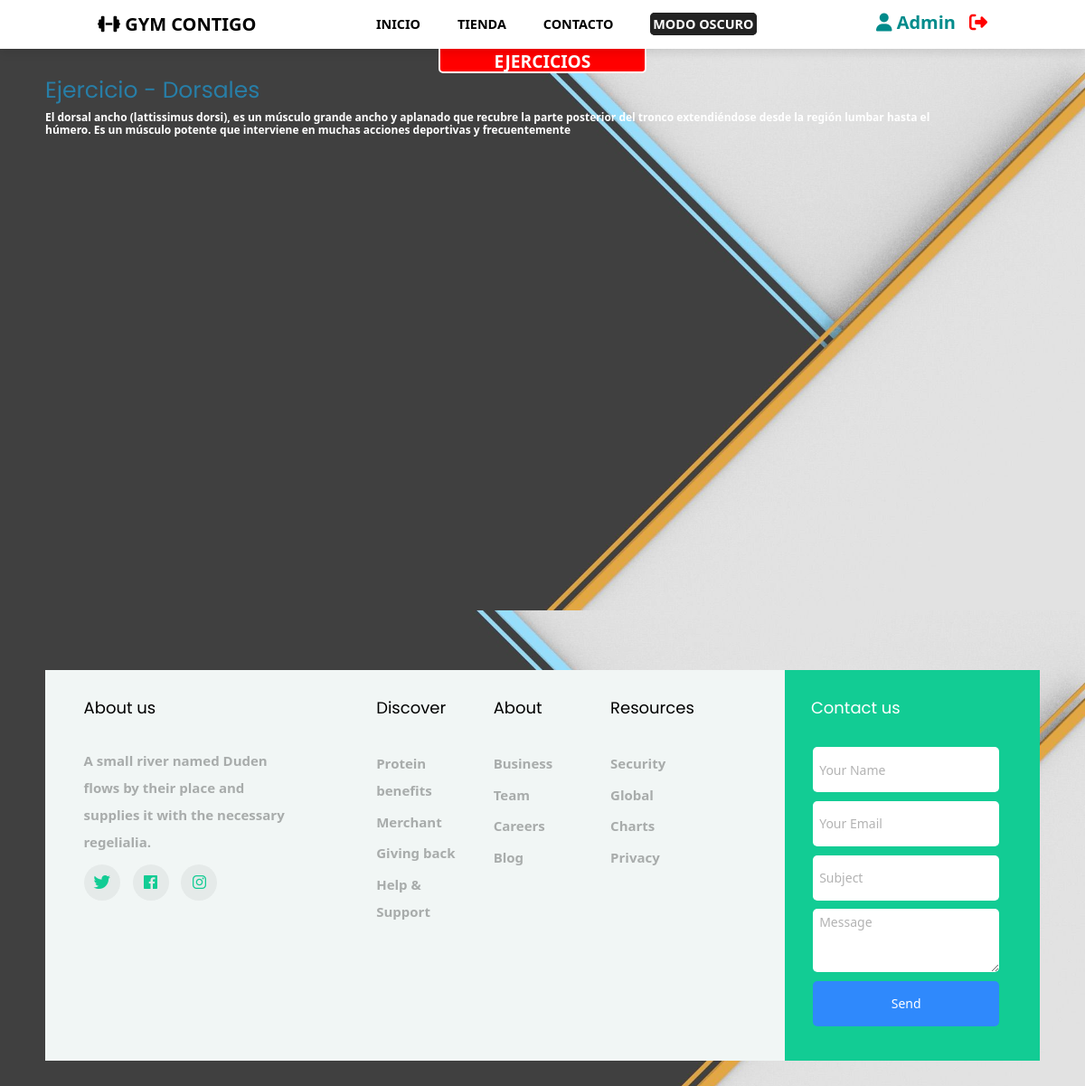
Screenshot of /proyecto/ejercicios/dorsales.php (signed in) with the database file from the repository.
### tables this page shows
CREATE TABLE IF NOT EXISTS `ejercicios` (
  `id` int(11) NOT NULL AUTO_INCREMENT,
  `urlP` varchar(70) NOT NULL,
  `urlV` varchar(250) DEFAULT NULL,
  `imagen` varchar(70) NOT NULL,
  `titulo` varchar(70) NOT NULL,
  `descripcion` varchar(254) DEFAULT NULL,
  PRIMARY KEY (`id`)
);

### proyecto/ejercicios/dorsales.php (the view, shortened to what this page needs)
<!DOCTYPE html>
<html lang="es">
<head>
    <link href="https://cdn.jsdelivr.net/npm/remixicon@2.5.0/fonts/remixicon.css" rel="stylesheet">
    <link rel="stylesheet" href="../css/estilos.css">
    <link rel="stylesheet" href="../css/estilos-ejercicios.css">
    <link rel="stylesheet" href="../css/estilos-boton-ppal.css">
    <link rel="stylesheet" href="../css/estilos-boton.css">
    <link rel="stylesheet" href="../css/ionicons.min.css">
    <link rel="stylesheet" href="../css/style-footer.css">
</head>
<body>
    <div class="bocadillo">
        Ejercicios
    </div>
    <header>
        <div class="header">
                <a href="#" class="logo" style="font-weight: bold;font-size:20px;text-transform: uppercase;"><i class="fa-solid fa-dumbbell"></i> Gym Contigo</a>
            <nav class="navbar" style="text-transform: uppercase;">
                <a href="../index.php">Inicio</a>
                <a href="../shop/index.php">Tienda</a>
                <a href="#footer">Contacto</a>
                <a class="botondm">
                    <label id="switch" class="switchtxt" for="switch-checkbox">Modo Oscuro</label>
                </a>
            </nav>
            <h1>
                <form action='../php/perfil-usuario-ppal.php' method='POST' name='formulario'>
                <?php
                        if(isset($_SESSION['usuario']) && $_SESSION['usuario'] == "Admin") {
                            echo "
                                <a href='../php/admin-usuarios.php' style='font-size:20px;background-color:transparent;color:darkcyan;font-weight:bold;text-trnsform:none;font-family:Georgia, 'Times New Roman', Times, serif;'><i class='usuario fa fa-user'></i> ".$_SESSION['usuario']."</a>
                                <a class='userandicon' aria-label='cerrarS button' style='font-size:20px;margin-left:10px;' href='../php/cerrar-sesion.php'><i style='color:red;' class='closeS fa fa-sign-out' aria-hidden='true'></i></a>
                            ";
                        } else if (isset($_SESSION['invitado'])) {
                            echo "<a href='../php/login.php'><i class='fa fa-user'></i></a>";
                        }
                ?>
                </form>
            </h1>
        </div>
    </header>
    <?php
        include("../php/conexionBD.php");
        $currentFile = basename(__FILE__);
        $query="SELECT * FROM ejercicios WHERE urlP='$currentFile'";
        $result = mysqli_query($connection, $query);
        $contador = 0;
        while(($contador < 1) && ($row = mysqli_fetch_array($result))){
    ?>
    <div class="video">
        <div class="content">
            <h3>Ejercicio - <?php echo $row['titulo']; ?></h3>
            <p><?php echo $row['descripcion']; ?></p>
        </div>
        <div class="image-container">
            <div class="big-image">
                <?php echo $row['urlV']; ?>
            </div>
        </div>
    </div>
    <?php
        }
    ?>
    <div>
        <footer id="footer" class="footer">
            <div class="container-fluid px-lg-5">
                <div class="row">
                    <div class="col-md-9 py-5">
                        <div class="row">
                            <div class="col-md-4 mb-md-0 mb-4">
                                <h2 class="footer-heading">About us</h2>
                                <p>A small river named Duden flows by their place and supplies it with the necessary regelialia.</p>
                                <ul class="ftco-footer-social p-0">
                                    <li class="ftco-animate"><a href="#" data-toggle="tooltip" data-placement="top" title="Twitter"><span class="ion-logo-twitter"></span></a></li>
                                    <li class="ftco-animate"><a href="#" data-toggle="tooltip" data-placement="top" title="Facebook"><span class="ion-logo-facebook"></span></a></li>
                                    <li class="ftco-animate"><a href="#" data-toggle="tooltip" data-placement="top" title="Instagram"><span class="ion-logo-instagram"></span></a></li>
                                </ul>
                            </div>
                            <div class="col-md-8">
                                <div class="row justify-content-center">
                                    <div class="col-md-12 col-lg-9">
                                        <div class="row">
                                            <div class="col-md-4 mb-md-0 mb-4">
                                                <h2 class="footer-heading">Discover</h2>
                                                <ul class="list-unstyled">
                                                    <li><a href="#" class="py-1 d-block">Protein benefits</a></li>
                                                    <li><a href="#" class="py-1 d-block">Merchant</a></li>
                                                    <li><a href="#" class="py-1 d-block">Giving back</a></li>
                                                    <li><a href="#" class="py-1 d-block">Help &amp; Support</a></li>
                                                </ul>
                                            </div>
                                            <div class="col-md-4 mb-md-0 mb-4">
                                                <h2 class="footer-heading">About</h2>
                                                <ul class="list-unstyled">
                                                    <li><a href="#" class="py-1 d-block">Business</a></li>
                                                    <li><a href="#" class="py-1 d-block">Team</a></li>
                                                    <li><a href="#" class="py-1 d-block">Careers</a></li>
                                                    <li><a href="#" class="py-1 d-block">Blog</a></li>
                                                </ul>
                                            </div>
                                            <div class="col-md-4 mb-md-0 mb-4">
                                                <h2 class="footer-heading">Resources</h2>
                                                <ul class="list-unstyled">
                                                    <li><a href="#" class="py-1 d-block">Security</a></li>
                                                    <li><a href="#" class="py-1 d-block">Global</a></li>
                                                    <li><a href="#" class="py-1 d-block">Charts</a></li>
                                                    <li><a href="#" class="py-1 d-block">Privacy</a></li>
                                                </ul>
                                            </div>
                                        </div>
                                    </div>
                                </div>
                            </div>
                        </div>
                    </div>
                    <div class="col-md-3 py-md-5 py-4 aside-stretch-right pl-lg-5">
                        <h2 class="footer-heading footer-heading-white">Contact us</h2>
                        <form action="#" class="contact-form">
                            <div class="form-group">
                                <input type="text" class="form-control" placeholder="Your Name">
                            </div>
                            <div class="form-group">
                                <input type="text" class="form-control" placeholder="Your Email">
                            </div>
                            <div class="form-group">
                                <input type="text" class="form-control" placeholder="Subject">
                            </div>
                            <div class="form-group">
                                <textarea name="" id="" cols="30" rows="3" class="form-control" placeholder="Message"></textarea>
                            </div>
                            <div class="form-group">
                                <button type="submit" class="form-control submit px-3">Send</button>
                            </div>
                        </form>
                    </div>
                </div>
            </div>
        </footer>
    </div>
</body>
</html>

### proyecto/css/estilos.css (style rules this page uses)
.video .content p { font-size: 12px; }
.video .content h3 { font-size: 25px; }
* { font-family:'Segoe UI', Tahoma, Geneva, Verdana, sans-serif; margin: 0; padding: 0; box-sizing: border-box; outline: none; border: none; text-decoration: none; transition: all .2s linear; }
body { background-image: url("../images/fondo2.jpg"); background-size: contain; padding: 50px; }
html { font-size: 60%; scroll-padding-top: 6rem; scroll-behavior: smooth; }
header { margin: 0; padding: 0; box-sizing: border-box; outline: none; border: none; text-decoration: none; transition: all .2s linear; }
header .navbar a { font-size: 1.5rem; color: #000; margin: 0 2rem; }
.header { position: fixed; top: 0; left: 0; right: 0; z-index: 1000; background: #fff; padding: 1rem 9%; display: flex; align-items: center; justify-content: space-between; box-shadow: 0 .5rem 1rem rgba(0, 0, 0, .1); }
header .logo { font-size: 2rem; color: #000; font-weight: 500; }
#footer { font-size: 15px; line-height: 30px; }
.bocadillo { border-radius: 5px; background-color: red; color: white; width: 230px; font-family:'Segoe UI', Tahoma, Geneva, Verdana, sans-serif; font-size: 2em; text-align: center; padding-top: 8px; margin: -5px auto auto auto; text-transform: uppercase; border: 2px solid white; }

### proyecto/css/estilos-ejercicios.css (style rules this page uses)
body { background-image: url("../images/fondo2.jpg"); background-size: contain; font-weight:bold; }
iframe { width: 1000px; height: 510px; }
.video { color: white; margin-bottom: 100px; }
.image-container { height: 0; overflow: hidden; padding-bottom: 450px; padding-top: 30px; position: relative; }
.image-container iframe, .image-container object, .image-container embed { max-height: 100%; left: 0; position: absolute; top: 0; max-width: 100%; }
p { max-width: 1000px; }
h3 { color: rgb(39, 126, 167); }
.header { position: fixed; top: 0; left: 0; right: 0; z-index: 1000; background: #fff; padding: 1rem 9%; display: flex; align-items: center; justify-content: space-between; box-shadow: 0 .5rem 1rem rgba(0, 0, 0, .1); }
header .navbar a { font-size: 1.5rem; color: #000; margin: 0 2rem; }
.bocadillo { border-radius: 5px; background-color: red; color: white; width: 230px; font-family:'Segoe UI', Tahoma, Geneva, Verdana, sans-serif; font-size: 2em; text-align: center; padding-top: 20px; margin: -15px auto auto auto; text-transform: uppercase; border: 2px solid white; }

### proyecto/css/estilos-boton-ppal.css (style rules this page uses)
body header li, body header a { color: black; }
#switch { position: relative; cursor: pointer; }
.botondm { border: 2px solid #222222; padding: 1px; background-color: #222222; text-align: center; border-radius: 5px; height: auto; }
.switchtxt { color: white; text-align: center; }

### proyecto/css/estilos-boton.css (style rules this page uses)
body.dark header li, body.dark header a, #perfil, .logo { color: white; }
.logo { font-weight: bold; }
body header li, body header a { color: black; }
#switch { position: relative; cursor: pointer; }
.botondm { border: 2px solid #222222; padding: 1px; background-color: #222222; text-align: center; border-radius: 5px; }
.switchtxt { color: white; text-align: center; }

### rows the page displays
ejercicios: titulo "Dorsales", descripcion "El dorsal ancho (lattissimus dorsi), es un músculo grande ancho y aplanado que recubre la parte posterior del tronco extendiéndose desde la región lumbar hasta el húmero. Es un músculo potente que interviene en muchas acciones deportivas y frecuentemente"

### other values shown
$_SESSION['usuario'] "Admin"
